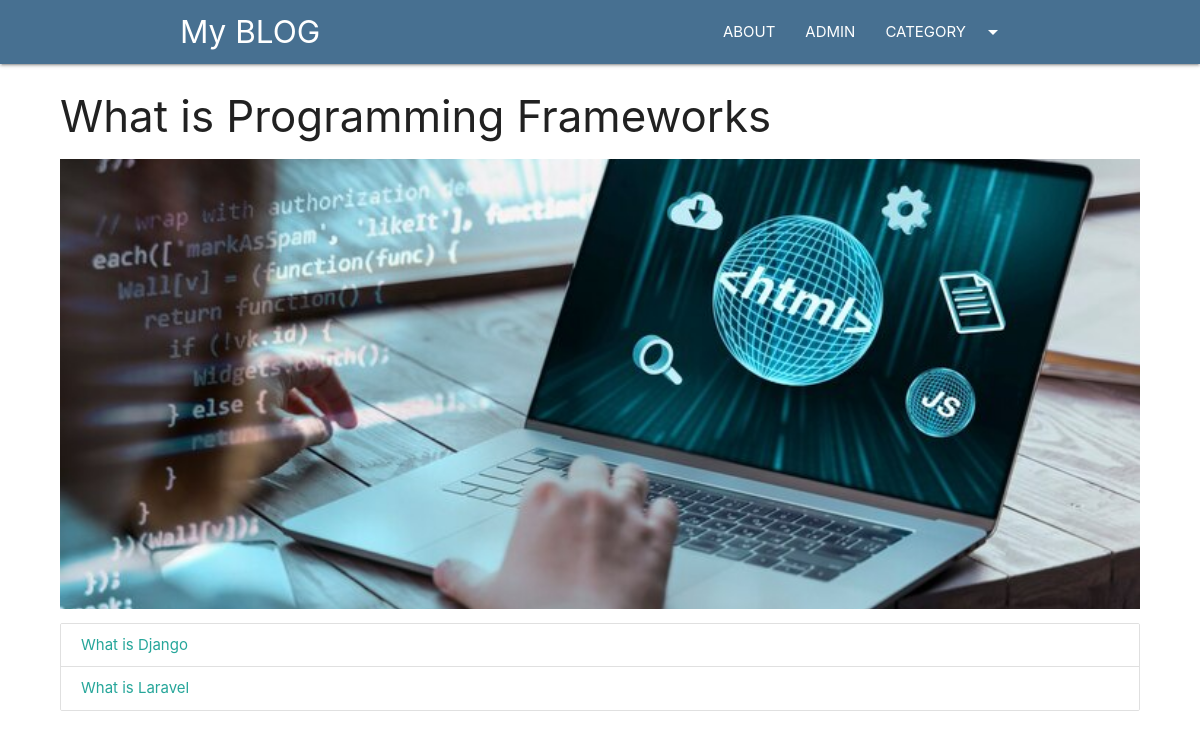
The page /category/Framework on the database its author committed.
### blog/models.py (models this page shows, shortened)
class Category(models.Model):
    cat_id=models.AutoField(primary_key=True)
    title=models.CharField(max_length=100)
    descripation=models.TextField()
    url=models.CharField(max_length=100)
    image=models.ImageField(upload_to='category/')
    add_date=models.DateTimeField(auto_now_add=True,null=True)

class Post(models.Model):
    post_id=models.AutoField(primary_key=True)
    title=models.CharField( max_length=200)
    content=models.TextField()
    url=models.CharField( max_length=100)
    cate=models.ForeignKey(Category, on_delete=models.CASCADE)
    image=models.ImageField(upload_to='post/')

### blog/views.py (the view)
# urls.py: path('category/<slug:url>',category,name='category-detail')
def category(request,url):
    cate=Category.objects.get(url=url)
    post=Post.objects.filter(cate=cate)
    return render(request,"category.html",{'cate':cate,'post':post})

### templates/category.html (shortened to what this page needs)
{% extends "base.html" %}  {% block content %}
<div class="container-custom">
  <h3>{{cate.title}}</h3>
  <div class="img-container">
    <img
      src="/media/{{cate.image}}"
      class="responsive-img"
      alt=""
      style="max-height: 450px; width: 100%; object-fit: cover"
    />
  </div>
  <div class="collection">
    {% for p in post %}
    <a href="/blog/{{p.url}}" class="collection-item">{{p.title}}</a>
    {% empty%}
    <h4 style="text-align: center">No post in this catgeroy</h4>
    {% endfor %}
  </div>
</div>
{% endblock %}

### blog/static/cs/style.css (style rules this page uses)
.container-custom { width:90% !important; margin: auto; }

### rows shown on the page
Category: title "What is Programming Frameworks", image (picture)
Post: title "What is Django"
Post: title "What is Laravel"
